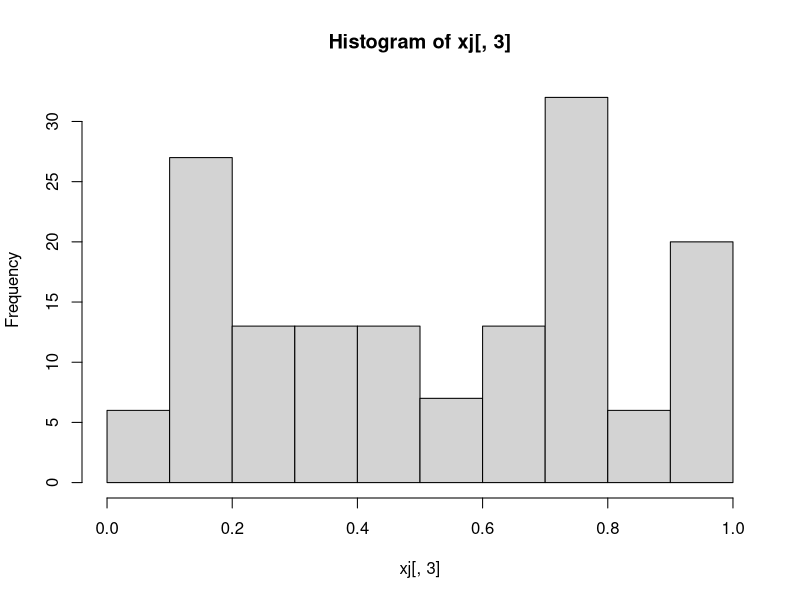

Recreate this plot in R.
multiplicative_RNG<-function(a,z0,m,n) {
  xj<-matrix(NA,n,3)
  colnames(xj)<-c("aZ","Xj","Uj")
  for (j in 1:n)
  {
    xj[j,1]<-(a*z0)
    xj[j,2]<-xj[j,1]%%m
    xj[j,3]<-xj[j,2]/m
    z0<-xj[j,2]
  }
  hist(xj[,3])
  View(xj)
}
multiplicative_RNG(45,21139,417,150)

Bernoulli_1<-function(n,p) {
  i<-n
  p<-p
  X<-runif(i)
  Y<-NULL
  for (z in 1:i) ifelse (X[z]<=p,Y[z]<-1,Y[z]<-0)
  (tabel<-table(Y)/length(Y))
}
Bernoulli_1(150,0.83)